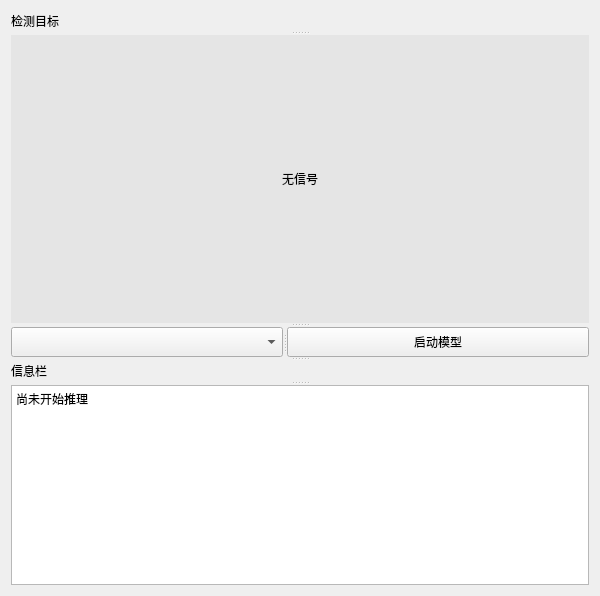
<?xml version="1.0" encoding="UTF-8"?>
<ui version="4.0">
 <class>local_weight_ViewFrame</class>
 <widget class="QFrame" name="local_weight_ViewFrame">
  <property name="geometry">
   <rect>
    <x>0</x>
    <y>0</y>
    <width>600</width>
    <height>596</height>
   </rect>
  </property>
  <property name="maximumSize">
   <size>
    <width>600</width>
    <height>600</height>
   </size>
  </property>
  <property name="windowTitle">
   <string>Frame</string>
  </property>
  <layout class="QVBoxLayout" name="verticalLayout">
   <item>
    <widget class="QSplitter" name="splitter_2">
     <property name="orientation">
      <enum>Qt::Vertical</enum>
     </property>
     <widget class="QLabel" name="label_detect_labels">
      <property name="maximumSize">
       <size>
        <width>16777215</width>
        <height>20</height>
       </size>
      </property>
      <property name="text">
       <string>检测目标</string>
      </property>
     </widget>
     <widget class="QLabel" name="label_player">
      <property name="styleSheet">
       <string notr="true">font: 36pt &quot;Agency FB&quot;;
background-color:rgb(229, 229, 229);</string>
      </property>
      <property name="text">
       <string>无信号</string>
      </property>
      <property name="alignment">
       <set>Qt::AlignCenter</set>
      </property>
     </widget>
     <widget class="QSplitter" name="splitter">
      <property name="orientation">
       <enum>Qt::Horizontal</enum>
      </property>
      <widget class="QComboBox" name="combox_select_weights">
       <property name="maximumSize">
        <size>
         <width>16777215</width>
         <height>30</height>
        </size>
       </property>
       <property name="currentText">
        <string/>
       </property>
      </widget>
      <widget class="QPushButton" name="pushButton_statr_detect">
       <property name="text">
        <string>启动模型</string>
       </property>
      </widget>
     </widget>
     <widget class="QLabel" name="label_res_msg">
      <property name="maximumSize">
       <size>
        <width>16777215</width>
        <height>20</height>
       </size>
      </property>
      <property name="text">
       <string>信息栏</string>
      </property>
     </widget>
     <widget class="QTextEdit" name="textEdit_res_msg">
      <property name="maximumSize">
       <size>
        <width>16777215</width>
        <height>200</height>
       </size>
      </property>
      <property name="html">
       <string>&lt;!DOCTYPE HTML PUBLIC &quot;-//W3C//DTD HTML 4.0//EN&quot; &quot;http://www.w3.org/TR/REC-html40/strict.dtd&quot;&gt;
&lt;html&gt;&lt;head&gt;&lt;meta name=&quot;qrichtext&quot; content=&quot;1&quot; /&gt;&lt;style type=&quot;text/css&quot;&gt;
p, li { white-space: pre-wrap; }
&lt;/style&gt;&lt;/head&gt;&lt;body style=&quot; font-family:'SimSun'; font-size:9pt; font-weight:400; font-style:normal;&quot;&gt;
&lt;p style=&quot; margin-top:0px; margin-bottom:0px; margin-left:0px; margin-right:0px; -qt-block-indent:0; text-indent:0px;&quot;&gt;尚未开始推理&lt;/p&gt;&lt;/body&gt;&lt;/html&gt;</string>
      </property>
     </widget>
    </widget>
   </item>
  </layout>
 </widget>
 <resources/>
 <connections/>
</ui>
